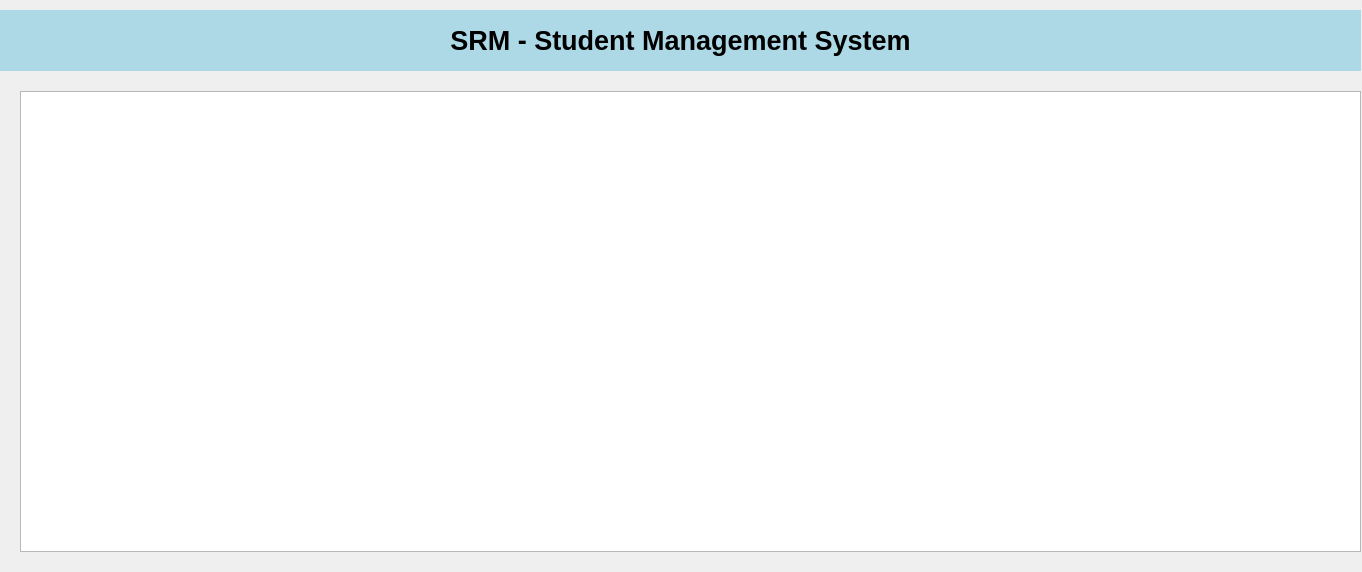
<?xml version="1.0" encoding="UTF-8"?>
<ui version="4.0">
 <class>adminDb</class>
 <widget class="QDialog" name="adminDb">
  <property name="geometry">
   <rect>
    <x>0</x>
    <y>0</y>
    <width>1362</width>
    <height>572</height>
   </rect>
  </property>
  <property name="windowTitle">
   <string>Dialog</string>
  </property>
  <widget class="QLabel" name="label">
   <property name="geometry">
    <rect>
     <x>0</x>
     <y>10</y>
     <width>1361</width>
     <height>61</height>
    </rect>
   </property>
   <property name="font">
    <font>
     <pointsize>20</pointsize>
     <bold>true</bold>
    </font>
   </property>
   <property name="layoutDirection">
    <enum>Qt::LayoutDirection::LeftToRight</enum>
   </property>
   <property name="styleSheet">
    <string notr="true">background-color: lightblue;color: navyblue</string>
   </property>
   <property name="text">
    <string>SRM - Student Management System</string>
   </property>
   <property name="alignment">
    <set>Qt::AlignmentFlag::AlignCenter</set>
   </property>
  </widget>
  <widget class="QTableWidget" name="tableWidget">
   <property name="geometry">
    <rect>
     <x>20</x>
     <y>91</y>
     <width>1341</width>
     <height>461</height>
    </rect>
   </property>
  </widget>
 </widget>
 <resources/>
 <connections/>
</ui>
